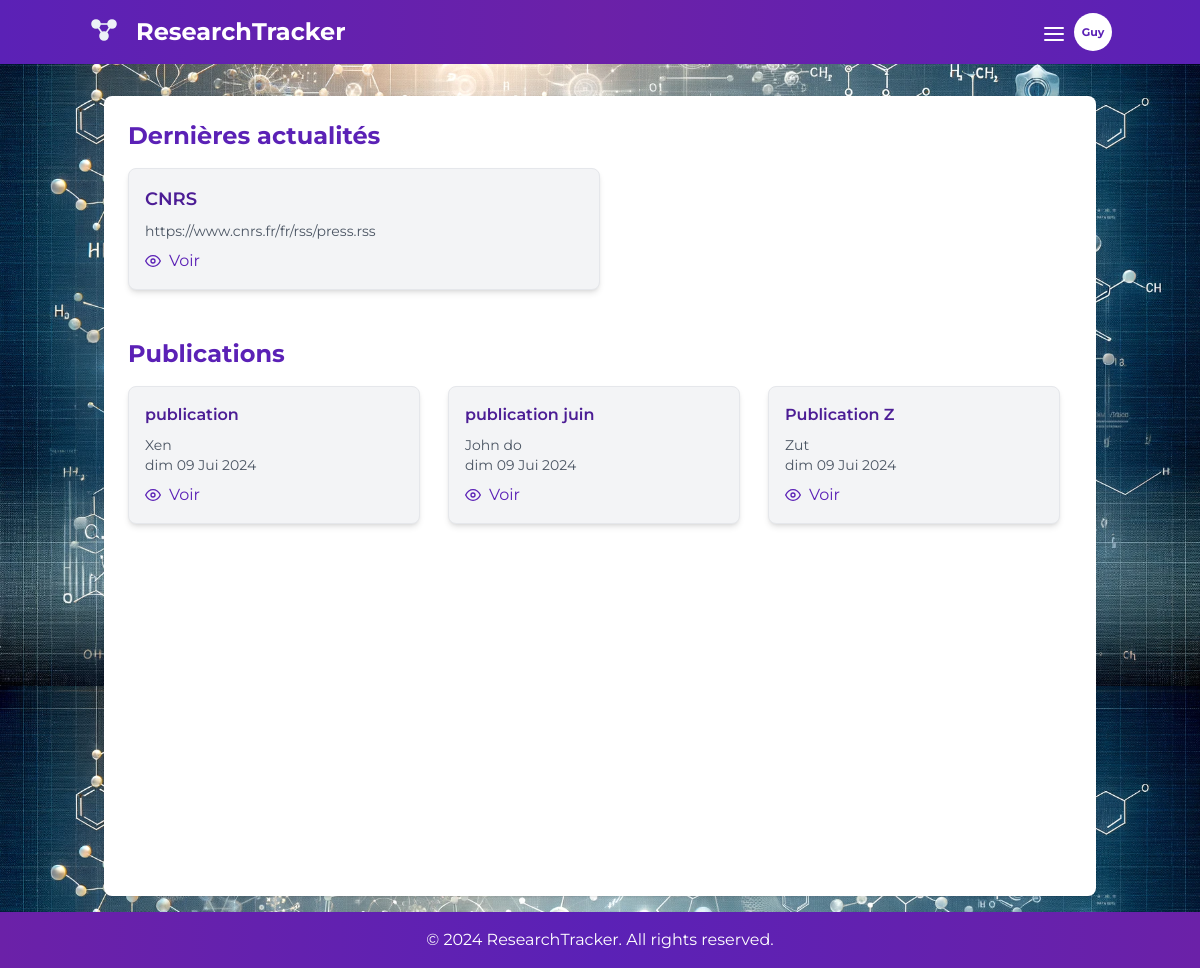
/ (signed in), run on the app's committed database.
### authentication/models.py (models this page shows, shortened)
class CustomUser(AbstractUser):
    groups = models.ManyToManyField(Group, related_name='customuser_set', blank=True)
    user_permissions = models.ManyToManyField(Permission, related_name='customuser_set', blank=True)
    @property
    def initials(self):
        if self.last_name:
            return self.last_name[:3].capitalize()
        return self.username[:3].capitalize()

### feeds/models.py (models this page shows, shortened)
class RSSFeed(models.Model):
    title = models.CharField(max_length=200)
    url = models.URLField()
    description = models.TextField(blank=True, null=True)
    created_at = models.DateTimeField(auto_now_add=True)

### publications/models.py (models this page shows, shortened)
class Publication(models.Model):
    SOURCE_CHOICES = [
        ('web', 'Web'),
        ('manual', 'Manual'),
    ]
    user = models.ForeignKey(settings.AUTH_USER_MODEL, on_delete=models.CASCADE, null=True, blank=True)
    title = models.CharField(max_length=200)
    authors = models.TextField()
    publication_date = models.DateField()
    project = models.ForeignKey(Project, on_delete=models.CASCADE, related_name='publications', null=True, blank=True)
    journal = models.CharField(max_length=200)
    doi = models.CharField(max_length=100)
    source = models.CharField(max_length=10, choices=SOURCE_CHOICES, default='manual')
    initial_version = models.ForeignKey('PublicationVersion', null=True, blank=True, on_delete=models.SET_NULL,
                                        related_name='initial_publication')
    current_version = models.ForeignKey('PublicationVersion', null=True, blank=True, on_delete=models.SET_NULL,
                                        related_name='current_publication')
    created_at = models.DateTimeField(auto_now=True)

### home/views.py (the view)
# urls.py: path('', HomeView.as_view(), name='home'),
class HomeView(ListView):
    model = RSSFeed
    template_name = 'home/home.html'
    context_object_name = 'rss_feeds'
    def get_context_data(self, **kwargs):
        context = super().get_context_data(**kwargs)
        context['publications'] = Publication.objects.all()  # Ajoutez les publications au contexte
        return context

### home/templates/home/home.html (shortened to what this page needs)
{% extends "base.html" %}
{% block content %}
<div class="bg-white shadow rounded-lg p-6  min-h-screen">
    <h2 class="text-2xl font-bold mb-4 text-violet-800">Dernières actualités</h2>
    <div class="flex gap-y-4 ">
        {% for rss_feed in rss_feeds %}
            <div class="w-1/2 border p-4 bg-gray-100 rounded-lg shadow-md mr-3 mb-2 ">
                <p class="font-semibold text-lg text-violet-900 mb-2">{{ rss_feed.title }}</p>
                <p class="text-sm text-gray-600 break-words mb-2">{{ rss_feed.url }}</p>
                <a href="{% url 'rss-feed-detail' rss_feed.pk %}" class="text-md flex items-center text-violet-800 hover:underline">
                    <i data-feather="eye" class="md-icon mr-2"></i> Voir
                </a>
            </div>
        {% endfor %}
    </div>
    <h2 class="text-2xl font-bold mb-4 text-violet-800 mt-10">Publications</h2>
    <div class="flex gap-4">
        {% for publication in publications %}
            <div class="w-1/2 border p-4 bg-gray-100 rounded-lg shadow-md mr-3 ">
                <p class="text-violet-900 font-semibold text-md mb-2">{{ publication.title }}</p>
                <p class="text-sm text-gray-600">{{ publication.authors }}</p>
                <p class="text-sm text-gray-600 mb-2">{{ publication.publication_date|date:"D d M Y" }}</p>
                <a href="{% url 'publication-detail' publication.pk %}" class="text-md flex items-center text-violet-800 hover:underline">
                    <i data-feather="eye" class="md-icon mr-2"></i> Voir
                </a>
            </div>
        {% endfor %}
    </div>
</div>
{% endblock %}

### templates/nav.html (shortened to what this page needs)
<nav class="z-50 w-full fixed bg-gradient-to-r from-violet-800 via-purple-800 to-violet-800 p-4 py-3 text-white">
    <div class="container mx-auto flex justify-between items-center">
        <div class="nav-logo flex items-center">
            <a href="{% url 'home' %}" class="text-2xl font-bold ml-2">ResearchTracker</a>
        </div>
        <div class=" flex items-center">
            <div class="relative items-center">
                <button id="menu-button" class="pt-1 block focus:outline-none mr-2">
                    <i data-feather="menu" class="feather-icon"></i>
                </button>
            </div>
            {% if user.is_authenticated %}
                <div class="text-sm bg-white text-violet-800 md-avatar font-bold py-2">
                    {{ user.initials }}
                </div>
            {% else %}
                <div class="text-sm bg-white text-transparent md-avatar font-bold py-2">
                    Xen
                </div>
            {% endif %}
        </div>
    </div>
</nav>

### data on the page
CustomUser: initials "Guy"
RSSFeed: title "CNRS", url "https://www.cnrs.fr/fr/rss/press.rss"
Publication: title "publication", authors "Xen", publication_date "dim 09 Jui 2024"
Publication: title "publication juin", authors "John do", publication_date "dim 09 Jui 2024"
Publication: title "Publication Z", authors "Zut", publication_date "dim 09 Jui 2024"
